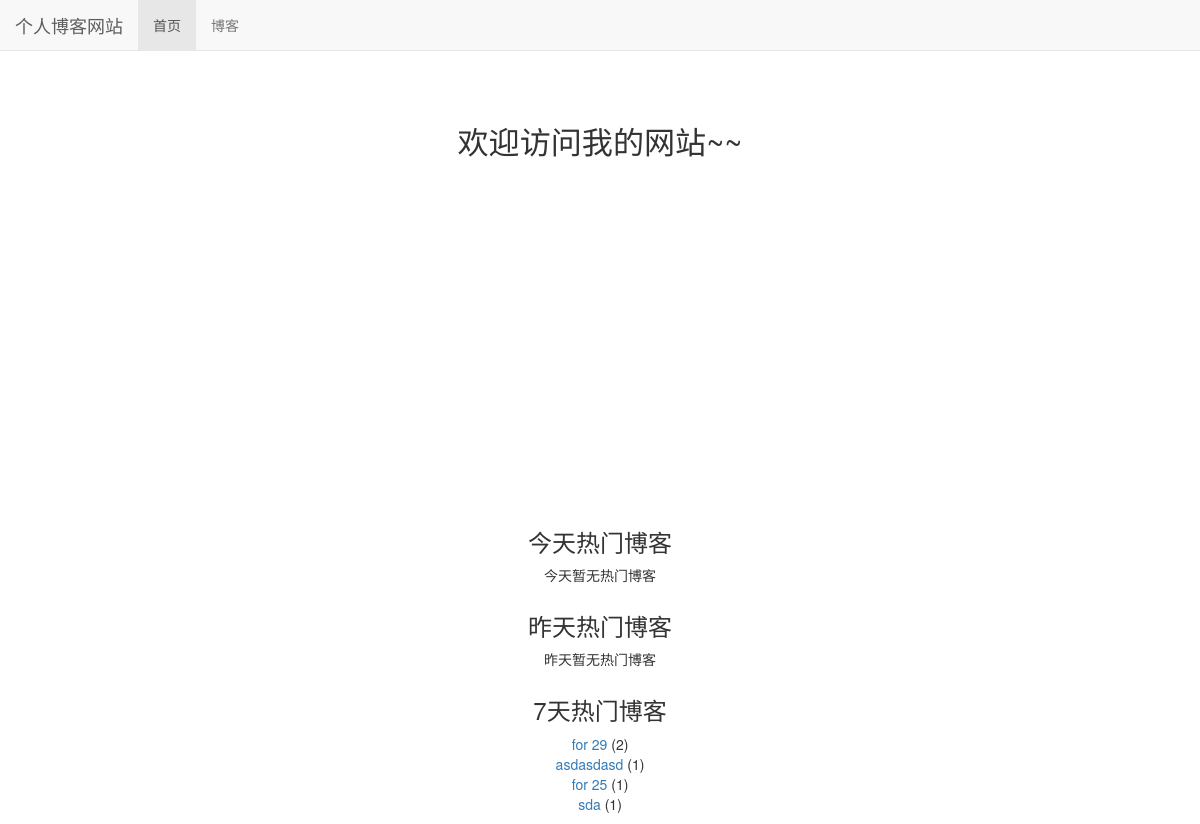
/, run on an earlier commit of the app's database.
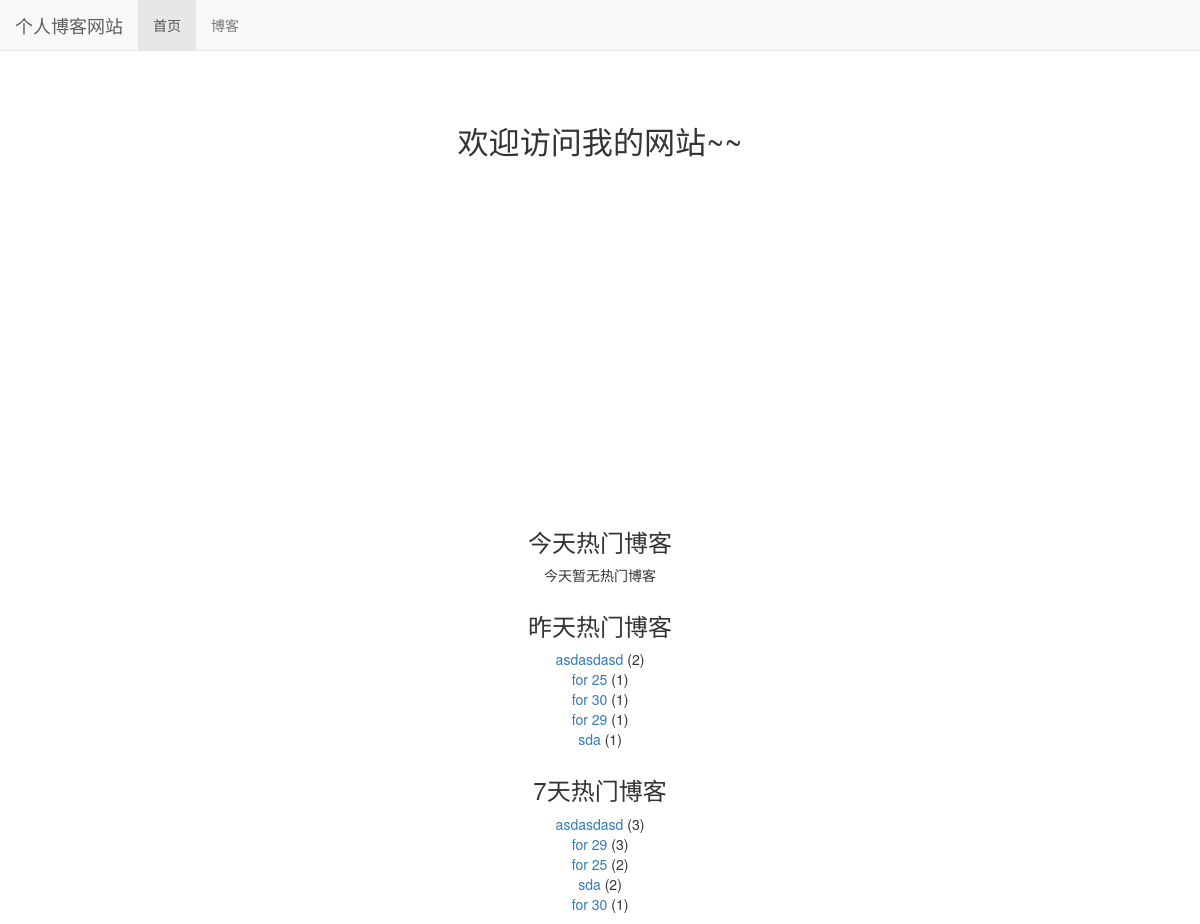
And on a later commit of the database.
### blog/models.py (models this page shows, shortened)
class Blog(models.Model,ReadNumExpandMethod):
    title = models.CharField(max_length=50)
    blog_type = models.ForeignKey(BlogType,on_delete=models.CASCADE) # 删除博客对博客类型无影响  多对一
    content = RichTextUploadingField()
    author = models.ForeignKey(User,on_delete=models.CASCADE)
    read_details = GenericRelation(ReadDetail) # 反向关联到ReadDetail    关联以后直接 blog.read_details.all()就能查看该博客所有readdetail
    created_time = models.DateTimeField(auto_now_add=True)
    last_updated_time = models.DateTimeField(auto_now=True)
    class Meta:
        ordering = ['-created_time']  # 按时间排序  最新的在最前

### read_statistics/models.py (models this page shows)
class ReadDetail(models.Model):
    date = models.DateField(default=timezone.now) # 时间
    read_num = models.IntegerField(default=0)
    content_type = models.ForeignKey(ContentType, on_delete=models.CASCADE)
    object_id = models.PositiveIntegerField()
    content_object = GenericForeignKey('content_type', 'object_id')

### mysite/views.py (the view)
# urls.py: 2. Add a URL to urlpatterns:  path('', views.home, name='home')
def home(request):
    blog_content_type = ContentType.objects.get_for_model(Blog) # 获得关联到Blog类型的 ContentType实例
    dates,read_nums = get_seven_days_read_date(blog_content_type)    # 获得前七天博客阅读的list
    hot_blogs_for_7_days = cache.get('hot_blogs_for_7_days')
    if hot_blogs_for_7_days is None:   # 如果获取不到 那么 得到None 需要重新计算
        hot_blogs_for_7_days = get_7_days_hot_blogs()
        cache.set('hot_blogs_for_7_days',hot_blogs_for_7_days,3) # 存放缓存  先是一个字典  然后是有效期(以s为单位)
    context={}
    context['read_nums'] = read_nums
    context['dates'] = dates
    context['today_hot_data'] = get_today_hot_data(blog_content_type) # 获取今天热门博客
    context['yesterday_hot_data'] = get_yesterday_hot_data(blog_content_type) # 获取昨天热门博客
    context['hot_blogs_for_7_days'] = hot_blogs_for_7_days # 获取7日内热门博客  已经按7天内阅读数之和排序
    return render( request,'home.html',context)

### mysite/views.py (called while the page is built)
def get_7_days_hot_blogs():  # 获取前7天内热门博客
    today = timezone.now().date()
    date = today - datetime.timedelta(days=7)
    blogs = Blog.objects \
                .filter(read_details__date__lt=today, read_details__date__gte=date) \
                .values('id','title') \
                .annotate(read_num_sum=Sum('read_details__read_num')) \
                .order_by('-read_num_sum')
    return blogs[:7]

### read_statistics/utils.py (called while the page is built)
def get_seven_days_read_date(content_type):
    today = timezone.now().date()
    read_nums = []
    dates = []
    for i in range(7,0,-1):  # 获得今天以前前7天的数据
        date = today - datetime.timedelta(days=i)
        read_details = ReadDetail.objects.filter(content_type=content_type,date=date) # 得到所有该天被阅读的类型的次数
        result = read_details.aggregate(read_num_sum=Sum('read_num')) # 得到每天所有被访问的类型访问次数和 result['read_num_sum']是求出的和
        read_nums.append(result['read_num_sum'] or 0) # 如果没有数据 那么取和为 0
        dates.append(date.strftime('%m/%d')) # 把date变成字符串(格式化) 然后在添加到dates中
    return dates,read_nums

def get_today_hot_data(content_type): # 获取今天的热门博客
    today = timezone.now().date()
    read_details = ReadDetail.objects.filter(content_type=content_type,date=today).order_by('-read_num')# 先找出符合条件的ReadDetail 在由read_num 从大到小排序
    return read_details[:7] # 切片 取前7条

def get_yesterday_hot_data(content_type): # 获取昨天的热门博客
    today = timezone.now().date()
    yesterday = today -datetime.timedelta(days=1) # 今天 减一天 得到昨天
    read_details = ReadDetail.objects.filter(content_type=content_type,date=yesterday).order_by('-read_num')# 先找出符合条件的ReadDetail 在由read_num 从大到小排序
    return read_details[:7]

### templates/home.html (shortened to what this page needs)
{% extends 'base.html' %}
{% load staticfiles %}
{% block header_extends %}
    <link rel="stylesheet" href="{% static 'home.css' %}">
{% endblock %}
{% block nav_home_active %}
    active
{%endblock%}
{% block content %}
    <h3 class="home-content"> 欢迎访问我的网站~~</h3>
    <div id="container"></div>
    <div class="hot-data">
        <h3>今天热门博客</h3>
        <ul>
            {% for hot_data in today_hot_data %}
                <li><a href="{% url 'blog_detail' hot_data.content_object.pk %}">{{ hot_data.content_object.title }}</a>
                ({{ hot_data.read_num }})</li>
            {% empty %}
                <li>今天暂无热门博客</li>
            {% endfor %}
        </ul>
    </div>
    <div class="hot-data">
        <h3>昨天热门博客</h3>
        <ul>
            {% for hot_data in yesterday_hot_data %}
                <li><a href="{% url 'blog_detail' hot_data.content_object.pk %}">{{ hot_data.content_object.title }}</a>
                ({{ hot_data.read_num }})</li>
            {% empty %}
                <li>昨天暂无热门博客</li>
            {% endfor %}
        </ul>
    </div>
    <div class="hot-data">
        <h3>7天热门博客</h3>
        <ul>
            {% for hot_blog in hot_blogs_for_7_days %}
                <li><a href="{% url 'blog_detail' hot_blog.id %}">{{ hot_blog.title }}</a>
                ({{ hot_blog.read_num_sum }})</li>
            {% empty %}
                <li>7天内暂无热门博客</li>
            {% endfor %}
        </ul>
    </div>
{% endblock %}

### templates/base.html (shortened to what this page needs)
{% load staticfiles %}
<!DOCTYPE html>
<html lang="zh-CN">
<head>
    <link rel="stylesheet" href="{% static 'base.css' %}">
    <link rel="stylesheet" href="{% static 'bootstrap-3.3.7/css/bootstrap.min.css' %}">
    {% block header_extends %}  {% endblock %}
</head>
<body>
    <div class="navbar navbar-default navbar-fixed-top" role="navigation">
        <div class="container-fluid">
            <div class="navbar-header" >
                <a class="navbar-brand" href="{% url 'home' %}">个人博客网站
                </a>
            </div>
            <div id="navbar-collapse" class="collapse navbar-collapse" >
                <u1 class="nav navbar-nav">
                    <li class="{% block nav_home_active %} {% endblock %}">
                        <a href="{% url 'home' %}">首页</a>
                    </li>
                    <li class="{% block nav_blog_active %} {% endblock %}">
                        <a href="{% url 'blog_list' %}">博客</a>
                    </li>
                </u1>
            </div>
        </div>
    </div>
    {% block content %} {% endblock %}
</body>
</html>

### static/base.css (style rules this page uses)
* { margin: 0; padding: 0; }
body { margin-top: 70px!important; }
ul { list-style-type: none; }

### static/home.css (style rules this page uses)
h3.home-content { font-size: 222%; text-align: center; margin-top: 4em; margin-bottom: 2em; }
div#container { margin: 0 auto; height: 20em; min-width: 20em; max-width: 30em; }
div.hot-data { text-align: center; margin-top: 2em; }

What changed in the data, as far as the page shows it:
added ReadDetail: content_object "asdasdasd", read_num "2"
added ReadDetail: content_object "for 25", read_num "1"
added ReadDetail: content_object "for 30", read_num "1"
added ReadDetail: content_object "for 29", read_num "1"
added ReadDetail: content_object "sda", read_num "1"
shown differently, row unchanged: Blog "asdasdasd": read_num_sum "1" → "3"; moves up the list
computed for Blog "for 29": read_num_sum "2" → "3"
computed for Blog "for 25": read_num_sum "1" → "2"
computed for Blog "sda": read_num_sum "1" → "2"
now on this page (row unchanged): Blog: title "for 30", read_num_sum "1"
Also different on the page:
text no longer shown: "昨天暂无热门博客"
